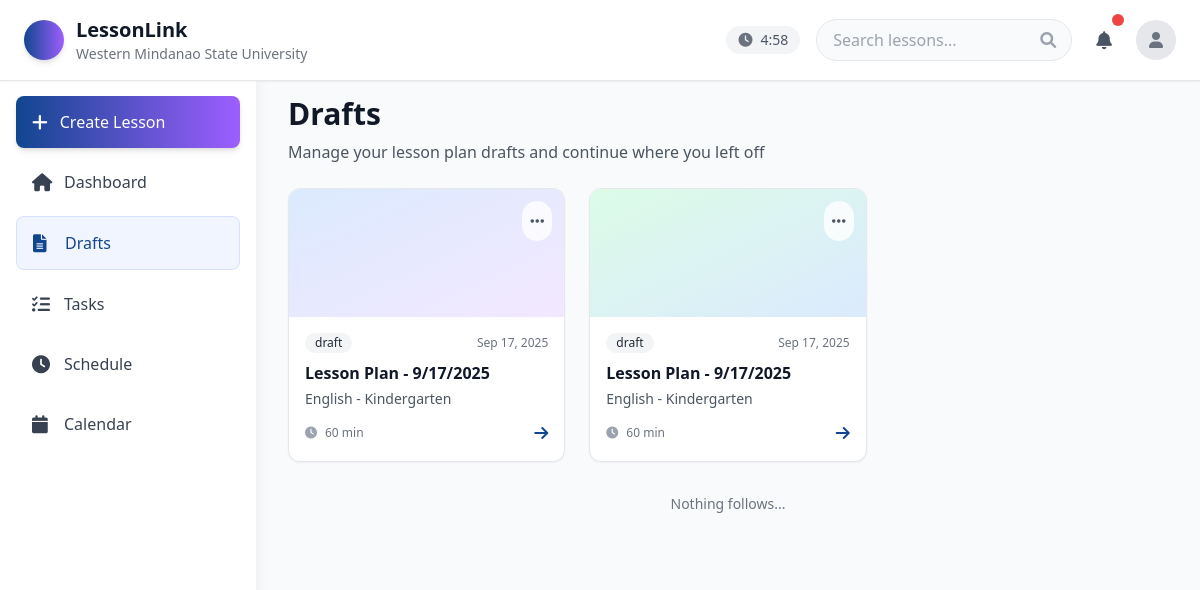
Before: /drafts/ (signed in) with the older database file.
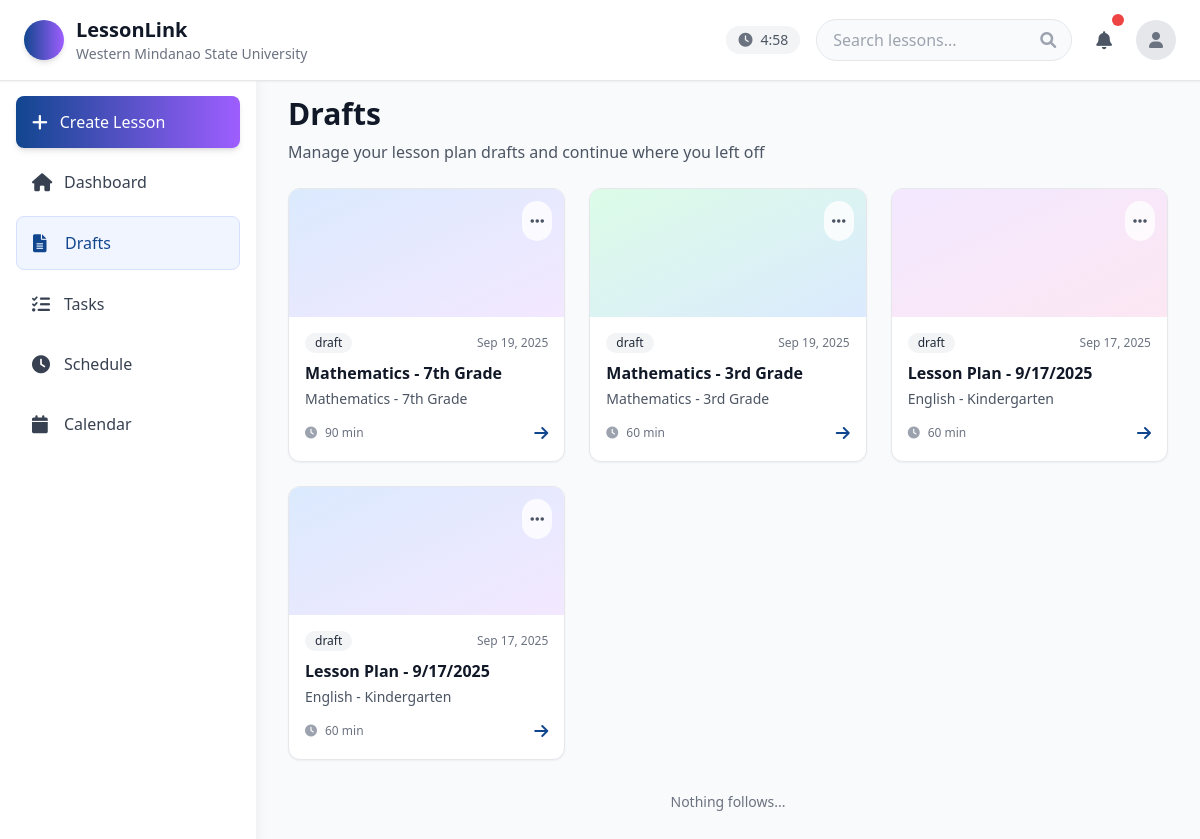
After: the same page with the newer database file.
### lessonGenerator/models.py (models this page shows, shortened)
class LessonPlan(models.Model):
    DRAFT = 'draft'
    FINAL = 'final'
    STATUS_CHOICES = [
        (DRAFT, 'Draft'),
        (FINAL, 'Final'),
    ]
    title = models.CharField(max_length=200)
    subject = models.CharField(max_length=100)
    grade_level = models.CharField(max_length=50)
    quarter = models.CharField(max_length=50, blank=True)
    duration = models.IntegerField()  # in minutes
    population = models.IntegerField()  # number of students
    learning_objectives = models.TextField()
    subject_matter = models.TextField()
    materials_needed = models.TextField()
    introduction = models.TextField()
    instruction = models.TextField()
    application = models.TextField()
    evaluation = models.TextField()
    assessment = models.TextField()
    generated_content = models.TextField()  # AI-generated content
    status = models.CharField(max_length=10, choices=STATUS_CHOICES, default=DRAFT)
    created_by = models.ForeignKey(settings.AUTH_USER_MODEL, on_delete=models.CASCADE)  # ✅ Changed from User to settings.AUTH_USER_MODEL
    created_at = models.DateTimeField(auto_now_add=True)
    updated_at = models.DateTimeField(auto_now=True)

### lessonGenerator/views.py (the view)
# urls.py: path('drafts/', views.draft_list, name='draft_list'),
@login_required
def draft_list(request):
    drafts = LessonPlan.objects.filter(created_by=request.user, status=LessonPlan.DRAFT).order_by('-created_at')
    return render(request, 'lessonGenerator/draft_list.html', {'drafts': drafts})

### lessonGenerator/templates/lessonGenerator/draft_list.html (shortened to what the changed rows need)
<!DOCTYPE html>
<html lang="en">
<head>
    <script src="https://cdn.tailwindcss.com"></script>
    <link href="https://cdnjs.cloudflare.com/ajax/libs/font-awesome/6.0.0/css/all.min.css" rel="stylesheet">
</head>
<body class="bg-gray-50 min-h-screen">
    <header class="bg-white shadow-sm border-b fixed top-0 left-0 right-0 z-40">
        <div class="flex items-center justify-between px-4 py-3 md:px-6 md:py-4">
            <div class="flex items-center space-x-3 flex-1 md:flex-none">
                <div class="hidden sm:block">
                    <h1 class="text-xl font-bold text-gray-900">LessonLink</h1>
                </div>
            </div>
        </div>
    </header>
    <div class="flex pt-16">
        <main class="flex-1 md:ml-64 bg-gray-50">
            <div class="p-4 md:p-6 lg:p-8">
                <div class="mb-6">
                    <h1 class="text-2xl md:text-3xl font-bold text-gray-900 mb-2">Drafts</h1>
                </div>
                {% if drafts %}
                <div class="grid grid-cols-1 md:grid-cols-2 lg:grid-cols-3 gap-4 md:gap-6">
                    {% for draft in drafts %}
                    <div class="bg-white rounded-xl shadow-sm border border-gray-200 overflow-hidden card-hover">
                        <div class="h-32 bg-gradient-to-br
                            {% cycle 'from-blue-100 to-purple-100' 'from-green-100 to-blue-100' 'from-purple-100 to-pink-100' %}
                            relative">
                            <div class="absolute top-3 right-3">
                                <div class="relative">
                                    <button class="p-2 bg-white/80 rounded-full hover:bg-white transition-colors dropdown-toggle" data-id="{{ draft.id }}">
                                        <i class="fas fa-ellipsis-h text-gray-600"></i>
                                    </button>
                                </div>
                            </div>
                        </div>
                        <div class="p-4">
                            <div class="flex items-center justify-between mb-2">
                                <span class="inline-flex items-center px-2.5 py-0.5 rounded-full text-xs font-medium
                                    {% if draft.status == 'Approved' %}bg-green-100 text-green-800
                                    {% elif draft.status == 'Pending' %}bg-yellow-100 text-yellow-800
                                    {% else %}bg-gray-100 text-gray-800{% endif %}">
                                    {{ draft.status|default:"Draft" }}
                                </span>
                                <span class="text-xs text-gray-500">{{ draft.created_at|date:"M d, Y" }}</span>
                            </div>
                            <h3 class="font-semibold text-gray-900 mb-1">{{ draft.title }}</h3>
                            <p class="text-sm text-gray-600 mb-3">{{ draft.subject }} - {{ draft.grade_level }}</p>
                            <div class="flex items-center justify-between">
                                <div class="flex items-center space-x-2">
                                    <i class="fas fa-clock text-xs text-gray-400"></i>
                                    <span class="text-xs text-gray-500">{{ draft.duration|default:"N/A" }} min</span>
                                </div>
                                <a href="{% url 'edit_draft' draft.id %}" class="text-[#11468F] hover:text-[#0d3a7a] transition-colors">
                                    <i class="fas fa-arrow-right"></i>
                                </a>
                            </div>
                        </div>
                    </div>
                    {% endfor %}
                </div>
                {% endif %}
            </div>
        </main>
    </div>
</body>
</html>

Changed rows visible on the page:
added LessonPlan: status "draft", created_at "Sep 19, 2025", title "Mathematics - 7th Grade", subject "Mathematics", grade_level "7th Grade", duration "90"
added LessonPlan: status "draft", created_at "Sep 19, 2025", title "Mathematics - 3rd Grade", subject "Mathematics", grade_level "3rd Grade", duration "60"
